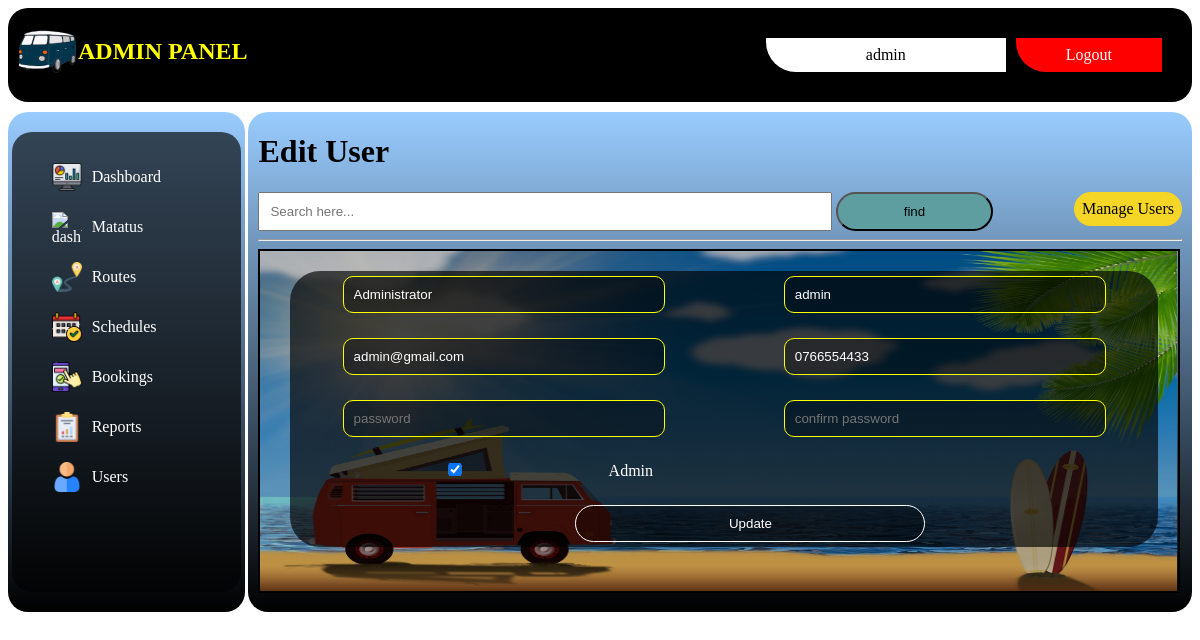
/admin/users/edit.php?id=1 (signed in), run on the app's committed database.
### tables this page shows
CREATE TABLE `users` (
  `id` int(11) NOT NULL,
  `admin` tinyint(4) NOT NULL,
  `fullname` varchar(200) NOT NULL,
  `username` varchar(255) NOT NULL,
  `email` varchar(255) NOT NULL,
  `mobile` varchar(200) NOT NULL,
  `password` varchar(255) NOT NULL,
  `created_at` timestamp NOT NULL DEFAULT current_timestamp()
);

### app/database/db.php (called while the page is built, shortened)
<?php
require('connect.php');
function executeQuery($sql, $data)
{
    global $conn;
    $stmt = $conn->prepare($sql);
    $values = array_values($data);
    $types = str_repeat('s', count($values));
    $stmt->bind_param($types, ...$values);
    $stmt->execute();
    return $stmt;
}
function selectOne($table, $conditions)
{
    $sql = "SELECT * FROM $table";
    $i = 0;
    foreach ($conditions as $key => $value) {
        if ($i === 0) {
            $sql = $sql . " WHERE $key=?";
        } else {
            $sql = $sql . " AND $key=?";
        }
        $i++;
    }
    $sql = $sql . " LIMIT 1";
    $stmt = executeQuery($sql, $conditions);
    $records = $stmt->get_result()->fetch_assoc();
    return $records;
}

### app/controllers/users.php (called while the page is built, shortened)
<?php
include(ROOT_PATH . "/app/database/db.php");
$table = 'users';
$password = '';
if (isset($_GET['id'])) {
    $user = selectOne($table, ['id' => $_GET['id']]);
    $fullname = $user['fullname'];
    $username = $user['username'];
    $admin = $user['admin'];
    $email = $user['email'];
    $mobile = $user['mobile'];
}

### admin/users/edit.php (the view, shortened to what this page needs)
<?php include(ROOT_PATH . "/app/controllers/users.php");
?>
     <?php include(ROOT_PATH . "/app/includes/adminHeader.php"); ?>
    <?php include(ROOT_PATH . "/app/includes/adminSidebar.php"); ?>
    <div class="main-bar">
        <h1>Edit User</h1>
        <a href="users.html" class="add-btn">Manage Users</a>
        <form class="form-serach">
            <input type="text" name="search" placeholder="Search here..."/>
            <button class="search-btn">find</button>
        </form>
        <hr>
        <div class="scrollit">
        <form action="edit.php" method="post">
                <div class="form-section">
                <input type="text" name="fullname" value="<?php echo $fullname; ?>" placeholder="fullname"/>
                <input type="text" name="username" value="<?php echo $username; ?>" placeholder="username"/>
                <input type="email" name="email" value="<?php echo $email; ?>" placeholder="email"/>
                <input type="text" name="mobile" value="<?php echo $mobile; ?>" placeholder="mobile"/>
                <input type="password" name="password" value="<?php echo $password; ?>" placeholder="password"/>
                <input type="password" name="passwordConf" value="<?php echo $password; ?>" placeholder="confirm password"/>
                <?php if (isset($admin) && $admin == 1): ?>
                <label style="color: #fff">
                    <input type="checkbox" name="admin" checked>
                    Admin
                </label>
            <?php endif; ?>
                <button  type="submit" name="update-user">Update</button>
                </div>
            </form>
        </div>
    </div>
    </div>
</body>
</html>

### app/includes/adminHeader.php (style rules this page uses)
body { display: flex; flex-direction: column; gap: 10px; }
.main-bar { width: 78%; float: right; background: linear-gradient(to top, #000000 0%, #99ccff 100%); min-height: 500px; max-height: 500px; border-radius: 20px; padding: 0px 10px; }
.main-bar a { margin-left: 50px; }
.scrollit { overflow:scroll; min-height:355px; max-height:345px; }
.main-bar form { width: 85%; }
.main-bar form input { width: 70%; padding: 10px; }
.main-bar form .search-btn { width: 20%; padding: 10px; background-color: cadetblue; border-radius: 30px; }
.main-bar .add-btn { background-color: rgb(245, 214, 39); color: rgb(0, 0, 0); padding: 8px; border-radius: 20px; float: right; text-decoration: none; }
.scrollit form { display: flex; flex-direction: column; border: #000 2px solid; gap: 20px; padding: 20px; background: url(../assets/images/vanback.jpg); background-position: static; background-size: 100% 100%; background-repeat: no-repeat; min-height: 300px; width: 95%; }
.scrollit form * { margin-left: 10px; }
.scrollit form .form-section { display: flex; flex-wrap: wrap; gap: 25px; background: linear-gradient(to top, rgba(0,0,0,0.66)50%, rgba(0,0,0,0.66)50%); padding: 5px; border-radius: 30px; min-height: 250px; }
.scrollit form input { width: 300px; margin: auto; background: linear-gradient(to top, rgba(0,0,0,0.3)50%, rgba(0,0,0,0.3)50%); border-radius: 10px; border: 1px solid yellow; padding: 10px; }
.scrollit form button { width: 350px; padding: 10px; border-radius: 20px; background: linear-gradient(to top, rgba(0,0,0,0.3)50%, rgba(0,0,0,0.3)50%); color: #fff; border: #fff solid 1px; margin-left: 280px; }

### admin/users/edit.php (style rules this page uses)
input { color: white; }

### data on the page
users: fullname "Administrator", username "admin", email "admin@gmail.com", mobile "0766554433"

### other printed values
$_SESSION['username'] "admin"
